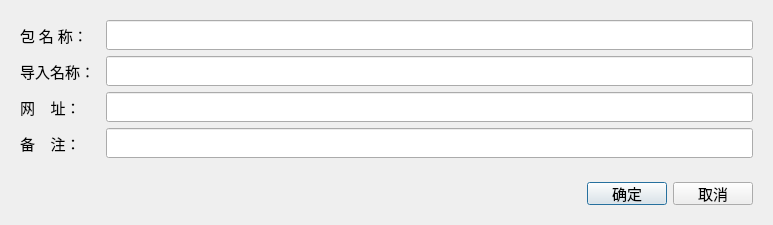
<?xml version="1.0" encoding="UTF-8"?>
<ui version="4.0">
 <class>EditGoPackageDialog</class>
 <widget class="QDialog" name="EditGoPackageDialog">
  <property name="geometry">
   <rect>
    <x>0</x>
    <y>0</y>
    <width>773</width>
    <height>217</height>
   </rect>
  </property>
  <property name="font">
   <font>
    <family>新宋体</family>
    <pointsize>11</pointsize>
   </font>
  </property>
  <property name="windowTitle">
   <string>Dialog</string>
  </property>
  <layout class="QVBoxLayout" name="verticalLayout">
   <item>
    <widget class="QWidget" name="widget" native="true">
     <layout class="QVBoxLayout" name="verticalLayout_2">
      <item>
       <layout class="QHBoxLayout" name="horizontalLayout">
        <item>
         <widget class="QLabel" name="label">
          <property name="minimumSize">
           <size>
            <width>80</width>
            <height>0</height>
           </size>
          </property>
          <property name="text">
           <string>包 名 称：</string>
          </property>
         </widget>
        </item>
        <item>
         <widget class="QLineEdit" name="lineEdit"/>
        </item>
       </layout>
      </item>
      <item>
       <layout class="QHBoxLayout" name="horizontalLayout_2">
        <item>
         <widget class="QLabel" name="label_2">
          <property name="minimumSize">
           <size>
            <width>80</width>
            <height>0</height>
           </size>
          </property>
          <property name="text">
           <string>导入名称：</string>
          </property>
         </widget>
        </item>
        <item>
         <widget class="QLineEdit" name="lineEdit_2"/>
        </item>
       </layout>
      </item>
      <item>
       <layout class="QHBoxLayout" name="horizontalLayout_3">
        <item>
         <widget class="QLabel" name="label_3">
          <property name="minimumSize">
           <size>
            <width>80</width>
            <height>0</height>
           </size>
          </property>
          <property name="text">
           <string>网    址：</string>
          </property>
         </widget>
        </item>
        <item>
         <widget class="QLineEdit" name="lineEdit_3"/>
        </item>
       </layout>
      </item>
      <item>
       <layout class="QHBoxLayout" name="horizontalLayout_4">
        <item>
         <widget class="QLabel" name="label_4">
          <property name="minimumSize">
           <size>
            <width>80</width>
            <height>0</height>
           </size>
          </property>
          <property name="text">
           <string>备    注：</string>
          </property>
         </widget>
        </item>
        <item>
         <widget class="QLineEdit" name="lineEdit_4"/>
        </item>
       </layout>
      </item>
      <item>
       <spacer name="verticalSpacer">
        <property name="orientation">
         <enum>Qt::Vertical</enum>
        </property>
        <property name="sizeHint" stdset="0">
         <size>
          <width>20</width>
          <height>7</height>
         </size>
        </property>
       </spacer>
      </item>
     </layout>
    </widget>
   </item>
   <item>
    <widget class="QWidget" name="widget_2" native="true">
     <property name="minimumSize">
      <size>
       <width>0</width>
       <height>41</height>
      </size>
     </property>
     <property name="maximumSize">
      <size>
       <width>16777215</width>
       <height>41</height>
      </size>
     </property>
     <layout class="QHBoxLayout" name="horizontalLayout_5">
      <item>
       <spacer name="horizontalSpacer">
        <property name="orientation">
         <enum>Qt::Horizontal</enum>
        </property>
        <property name="sizeHint" stdset="0">
         <size>
          <width>562</width>
          <height>20</height>
         </size>
        </property>
       </spacer>
      </item>
      <item>
       <widget class="QPushButton" name="btnOk">
        <property name="text">
         <string>确定</string>
        </property>
       </widget>
      </item>
      <item>
       <widget class="QPushButton" name="btnCancel">
        <property name="text">
         <string>取消</string>
        </property>
       </widget>
      </item>
     </layout>
    </widget>
   </item>
  </layout>
 </widget>
 <resources/>
 <connections/>
</ui>
